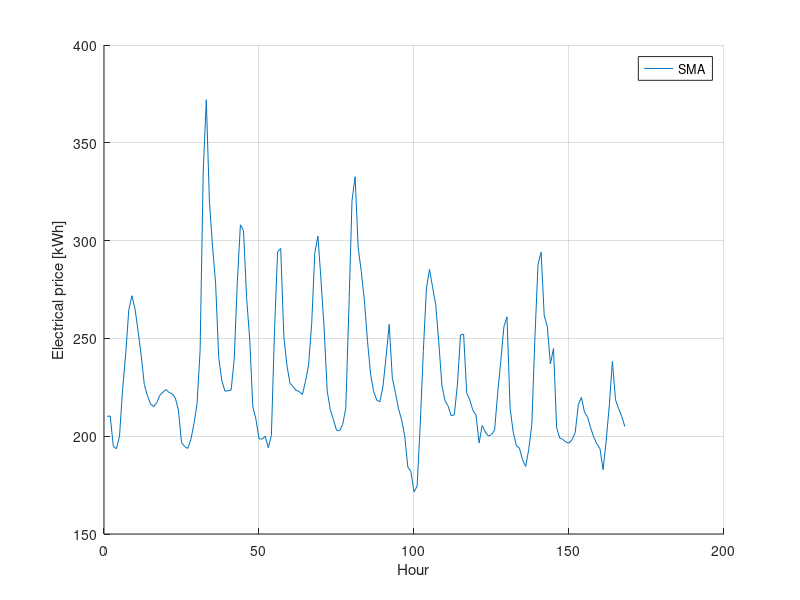

MATLAB code to generate this figure:
clear all;
close all;
clc;
%% Preparing data for Feedback coeficients - LN stochastic p. 28
% 
data = load('data_v2.csv'); % Data
data = data(:,3); 

%% mean data curve 

data_new(1) = data(1)
data_new(2) = data(2) 

for k = 3:168


    data_new(k) = mean(data(k-2:k-1));
    
end
        

% 
% data_new = data_new(4:168)
% data = data(4:168)


%immse(data,data_new')

%plot(data_new(1:60))
hold on
plot(data(1:168))
legend('SMA','Actually price')
grid on
xlabel('Hour')
ylabel('Electrical price [kWh]')